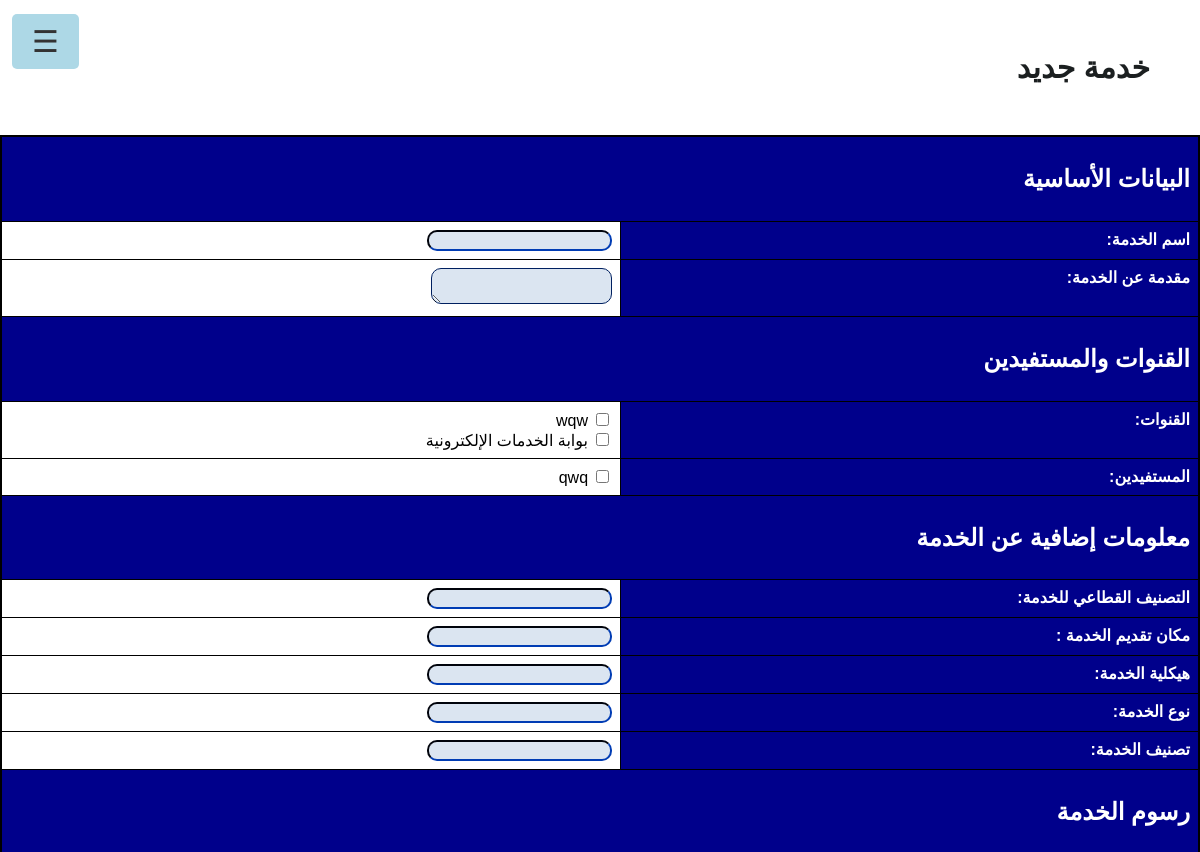
The app's page /new_table (upper part), older data.
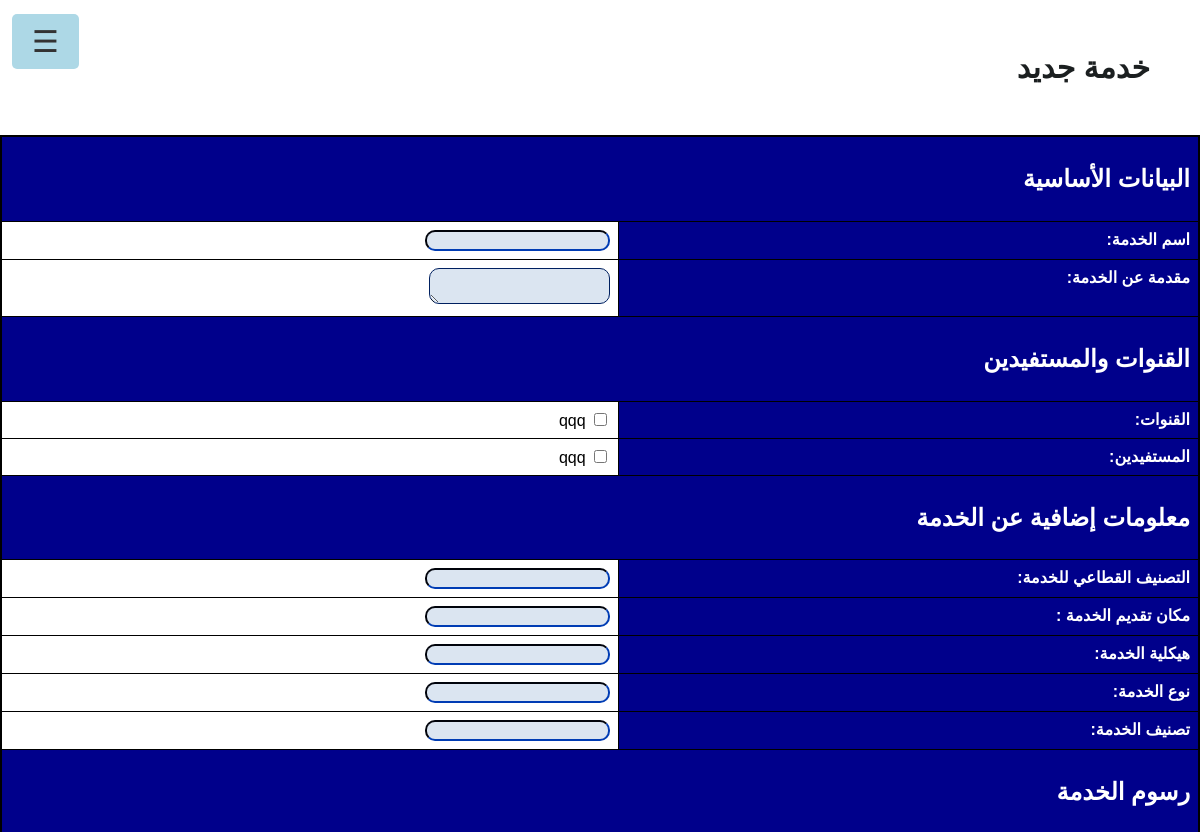
The same page, newer data.
### app.py (models this page shows)
class ServiceChannel(db.Model):
    id = db.Column(db.Integer, primary_key=True)
    channel_name = db.Column(db.String(100), nullable=False)

class ServiceBeneficiary(db.Model):
    id = db.Column(db.Integer, primary_key=True)
    beneficiary_name = db.Column(db.String(100), nullable=False)

### app.py (the view)
@app.route('/new_table')
def new_table_form():
    channels = ServiceChannel.query.all()
    beneficiaries = ServiceBeneficiary.query.all()
    return render_template('new_table.html', channels=channels, beneficiaries=beneficiaries)

### templates/new_table.html (shortened to what this page needs)
<!DOCTYPE html>
<html lang="en">
  <head>
    <link rel="stylesheet" href="../static/table.css" />
    <link rel="stylesheet" href="../static/navbar.css" />
  </head>
  <body>
    {% include 'navbar.html' %}
    <h1>خدمة جديد</h1>
    <form action="/create_table" method="post">
      <table>
        <tr>
          <th colspan="2"><h2>البيانات الأساسية</h2></th>
        </tr>
        <tr>
          <th><label for="table_name">اسم الخدمة: </label></th>
          <td>
            <input required type="text" id="table_name" name="table_name" />
          </td>
        </tr>
        <tr>
          <th><label for="table_description">مقدمة عن الخدمة:</label></th>
          <td>
            <textarea
              id="table_description"
              name="table_description"
            ></textarea>
          </td>
        </tr>
        <tr>
          <th colspan="2"><h2>القنوات والمستفيدين</h2></th>
        </tr>
        <tr>
          <th><label for="channels">القنوات:</label></th>
          <td>
            {% for channel in channels %}
            <input
              type="checkbox"
              id="channel_{{ channel.id }}"
              name="channels"
              value="{{ channel.id }}"
            />
            <label for="channel_{{ channel.id }}"
              >{{ channel.channel_name }}</label
            ><br />
            {% endfor %}
          </td>
        </tr>
        <tr>
          <th><label for="beneficiaries">المستفيدين:</label></th>
          <td>
            {% for beneficiary in beneficiaries %}
            <input
              type="checkbox"
              id="beneficiary_{{ beneficiary.id }}"
              name="beneficiaries"
              value="{{ beneficiary.id }}"
            />
            <label for="beneficiary_{{ beneficiary.id }}"
              >{{ beneficiary.beneficiary_name }}</label
            ><br />
            {% endfor %}
          </td>
        </tr>
        <tr>
          <th colspan="2"><h2>معلومات إضافية عن الخدمة</h2></th>
        </tr>
        <tr>
          <th><label for="sector_class">التصنيف القطاعي للخدمة: </label></th>
          <td>
            <input required type="text" id="sector_class" name="sector_class" />
          </td>
        </tr>
        <tr>
          <th><label for="service_place">مكان تقديم الخدمة : </label></th>
          <td>
            <input type="text" id="service_place" name="service_place" />
          </td>
        </tr>
        <tr>
          <th><label for="service_structure">هيكلية الخدمة: </label></th>
          <td>
            <input
              type="text"
              id="service_structure"
              name="service_structure"
            />
          </td>
        </tr>
        <tr>
          <th><label for="service_type">نوع الخدمة: </label></th>
          <td>
            <input type="text" id="service_type" name="service_type" />
          </td>
        </tr>
        <tr>
          <th><label for="service_class">تصنيف الخدمة: </label></th>
          <td>
            <input type="text" id="service_class" name="service_class" />
          </td>
        </tr>
        <tr>
          <th colspan="2"><h2>رسوم الخدمة</h2></th>
        </tr>
      </table>
    </form>
  </body>
</html>

Row changes from the older to the newer data that the page shows:
removed ServiceChannel: channel_name "بوابة الخدمات الإلكترونية"
changed ServiceChannel: channel_name "wqw" → "qqq"
changed ServiceBeneficiary: beneficiary_name "qwq" → "qqq"
